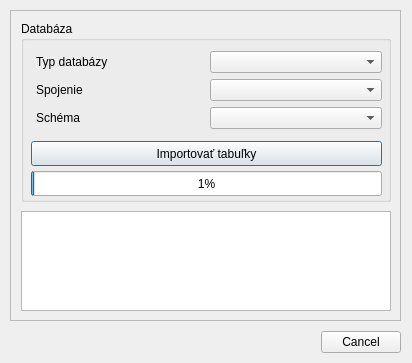
<?xml version="1.0" encoding="UTF-8"?>
<ui version="4.0">
 <class>skkn_toolDialogBase</class>
 <widget class="QDialog" name="skkn_toolDialogBase">
  <property name="geometry">
   <rect>
    <x>0</x>
    <y>0</y>
    <width>412</width>
    <height>363</height>
   </rect>
  </property>
  <property name="sizePolicy">
   <sizepolicy hsizetype="Fixed" vsizetype="Fixed">
    <horstretch>0</horstretch>
    <verstretch>0</verstretch>
   </sizepolicy>
  </property>
  <property name="windowTitle">
   <string>SKKN tool</string>
  </property>
  <widget class="QScrollArea" name="scrollArea">
   <property name="geometry">
    <rect>
     <x>10</x>
     <y>10</y>
     <width>391</width>
     <height>311</height>
    </rect>
   </property>
   <property name="sizePolicy">
    <sizepolicy hsizetype="Fixed" vsizetype="Fixed">
     <horstretch>0</horstretch>
     <verstretch>0</verstretch>
    </sizepolicy>
   </property>
   <property name="widgetResizable">
    <bool>true</bool>
   </property>
   <widget class="QWidget" name="scrollAreaWidgetContents">
    <property name="geometry">
     <rect>
      <x>0</x>
      <y>0</y>
      <width>389</width>
      <height>309</height>
     </rect>
    </property>
    <widget class="QGroupBox" name="groupBox">
     <property name="geometry">
      <rect>
       <x>10</x>
       <y>10</y>
       <width>370</width>
       <height>181</height>
      </rect>
     </property>
     <property name="locale">
      <locale language="Slovak" country="Slovakia"/>
     </property>
     <property name="title">
      <string>Databáza</string>
     </property>
     <property name="alignment">
      <set>Qt::AlignJustify|Qt::AlignTop</set>
     </property>
     <widget class="QWidget" name="gridLayoutWidget">
      <property name="geometry">
       <rect>
        <x>10</x>
        <y>30</y>
        <width>351</width>
        <height>81</height>
       </rect>
      </property>
      <layout class="QGridLayout" name="gridLayout">
       <item row="0" column="0">
        <widget class="QLabel" name="label_2">
         <property name="frameShape">
          <enum>QFrame::NoFrame</enum>
         </property>
         <property name="text">
          <string>Typ databázy</string>
         </property>
         <property name="indent">
          <number>5</number>
         </property>
        </widget>
       </item>
       <item row="2" column="0">
        <widget class="QLabel" name="label">
         <property name="text">
          <string>Schéma</string>
         </property>
         <property name="indent">
          <number>5</number>
         </property>
        </widget>
       </item>
       <item row="1" column="0">
        <widget class="QLabel" name="label_3">
         <property name="text">
          <string>Spojenie</string>
         </property>
         <property name="indent">
          <number>5</number>
         </property>
        </widget>
       </item>
       <item row="0" column="1">
        <widget class="QComboBox" name="comboBox">
         <property name="accessibleDescription">
          <string/>
         </property>
        </widget>
       </item>
       <item row="1" column="1">
        <widget class="QComboBox" name="comboBox_2">
         <property name="sizePolicy">
          <sizepolicy hsizetype="Preferred" vsizetype="Fixed">
           <horstretch>0</horstretch>
           <verstretch>0</verstretch>
          </sizepolicy>
         </property>
         <property name="currentIndex">
          <number>-1</number>
         </property>
        </widget>
       </item>
       <item row="2" column="1">
        <widget class="QComboBox" name="comboBox_3"/>
       </item>
      </layout>
     </widget>
     <widget class="QPushButton" name="pushButton">
      <property name="geometry">
       <rect>
        <x>10</x>
        <y>120</y>
        <width>351</width>
        <height>25</height>
       </rect>
      </property>
      <property name="text">
       <string>Importovať tabuľky</string>
      </property>
     </widget>
     <widget class="QProgressBar" name="progressBar">
      <property name="geometry">
       <rect>
        <x>10</x>
        <y>150</y>
        <width>351</width>
        <height>25</height>
       </rect>
      </property>
      <property name="sizeIncrement">
       <size>
        <width>0</width>
        <height>0</height>
       </size>
      </property>
      <property name="value">
       <number>1</number>
      </property>
     </widget>
    </widget>
    <widget class="QTextEdit" name="textEdit">
     <property name="geometry">
      <rect>
       <x>10</x>
       <y>200</y>
       <width>370</width>
       <height>100</height>
      </rect>
     </property>
    </widget>
   </widget>
  </widget>
  <widget class="QDialogButtonBox" name="button_box">
   <property name="geometry">
    <rect>
     <x>60</x>
     <y>330</y>
     <width>341</width>
     <height>25</height>
    </rect>
   </property>
   <property name="orientation">
    <enum>Qt::Horizontal</enum>
   </property>
   <property name="standardButtons">
    <set>QDialogButtonBox::Cancel</set>
   </property>
  </widget>
 </widget>
 <resources/>
 <connections>
  <connection>
   <sender>button_box</sender>
   <signal>accepted()</signal>
   <receiver>skkn_toolDialogBase</receiver>
   <slot>accept()</slot>
   <hints>
    <hint type="sourcelabel">
     <x>20</x>
     <y>20</y>
    </hint>
    <hint type="destinationlabel">
     <x>20</x>
     <y>20</y>
    </hint>
   </hints>
  </connection>
  <connection>
   <sender>button_box</sender>
   <signal>rejected()</signal>
   <receiver>skkn_toolDialogBase</receiver>
   <slot>reject()</slot>
   <hints>
    <hint type="sourcelabel">
     <x>20</x>
     <y>20</y>
    </hint>
    <hint type="destinationlabel">
     <x>20</x>
     <y>20</y>
    </hint>
   </hints>
  </connection>
 </connections>
</ui>
